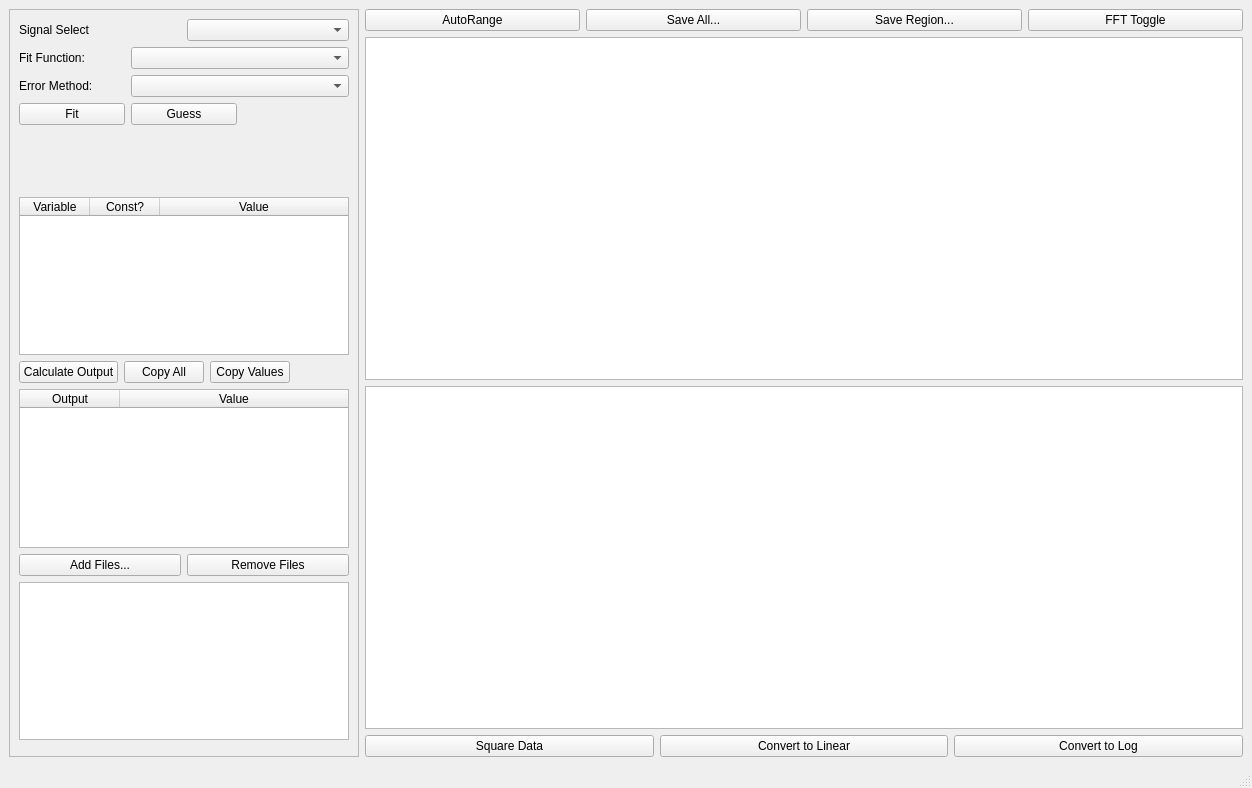
<?xml version="1.0" encoding="UTF-8"?>
<ui version="4.0">
 <class>MainWindow</class>
 <widget class="QMainWindow" name="MainWindow">
  <property name="geometry">
   <rect>
    <x>0</x>
    <y>0</y>
    <width>1252</width>
    <height>788</height>
   </rect>
  </property>
  <property name="windowTitle">
   <string>Alex Data Analyser</string>
  </property>
  <widget class="QWidget" name="centralwidget">
   <layout class="QHBoxLayout" name="horizontalLayout">
    <item>
     <widget class="QScrollArea" name="scrollArea_3">
      <property name="maximumSize">
       <size>
        <width>350</width>
        <height>16777215</height>
       </size>
      </property>
      <property name="widgetResizable">
       <bool>true</bool>
      </property>
      <widget class="QWidget" name="scrollAreaWidgetContents">
       <property name="geometry">
        <rect>
         <x>0</x>
         <y>0</y>
         <width>348</width>
         <height>713</height>
        </rect>
       </property>
       <layout class="QVBoxLayout" name="verticalLayout_4">
        <item>
         <layout class="QHBoxLayout" name="horizontalLayout_2">
          <item>
           <widget class="QLabel" name="label">
            <property name="text">
             <string>Signal Select</string>
            </property>
           </widget>
          </item>
          <item>
           <widget class="QComboBox" name="signalSelect"/>
          </item>
         </layout>
        </item>
        <item>
         <layout class="QGridLayout" name="gridLayout">
          <item row="0" column="0">
           <widget class="QLabel" name="label_2">
            <property name="text">
             <string>Fit Function:</string>
            </property>
           </widget>
          </item>
          <item row="2" column="1">
           <widget class="QPushButton" name="guessBtn">
            <property name="text">
             <string>Guess</string>
            </property>
           </widget>
          </item>
          <item row="2" column="0">
           <widget class="QPushButton" name="fitBtn">
            <property name="text">
             <string>Fit</string>
            </property>
           </widget>
          </item>
          <item row="0" column="1" colspan="2">
           <widget class="QComboBox" name="fitFctSelect"/>
          </item>
          <item row="2" column="2">
           <widget class="QLabel" name="label_3">
            <property name="text">
             <string/>
            </property>
           </widget>
          </item>
          <item row="1" column="0">
           <widget class="QLabel" name="label_4">
            <property name="text">
             <string>Error Method:</string>
            </property>
           </widget>
          </item>
          <item row="1" column="1" colspan="2">
           <widget class="QComboBox" name="errorMethodSelect"/>
          </item>
         </layout>
        </item>
        <item>
         <layout class="QHBoxLayout" name="horizontalLayout_3"/>
        </item>
        <item>
         <widget class="MatplotlibWidget" name="latexMPLholder">
          <property name="minimumSize">
           <size>
            <width>0</width>
            <height>60</height>
           </size>
          </property>
          <property name="maximumSize">
           <size>
            <width>16777215</width>
            <height>60</height>
           </size>
          </property>
         </widget>
        </item>
        <item>
         <widget class="QTableWidget" name="fitVariableTable">
          <attribute name="horizontalHeaderDefaultSectionSize">
           <number>70</number>
          </attribute>
          <attribute name="horizontalHeaderStretchLastSection">
           <bool>true</bool>
          </attribute>
          <attribute name="verticalHeaderDefaultSectionSize">
           <number>25</number>
          </attribute>
          <attribute name="verticalHeaderStretchLastSection">
           <bool>false</bool>
          </attribute>
          <column>
           <property name="text">
            <string>Variable</string>
           </property>
          </column>
          <column>
           <property name="text">
            <string>Const?</string>
           </property>
          </column>
          <column>
           <property name="text">
            <string>Value</string>
           </property>
          </column>
         </widget>
        </item>
        <item>
         <layout class="QHBoxLayout" name="horizontalLayout_7">
          <item>
           <widget class="QPushButton" name="calcOutBtn">
            <property name="text">
             <string>Calculate Output</string>
            </property>
           </widget>
          </item>
          <item>
           <widget class="QPushButton" name="exportOutputAllBtn">
            <property name="text">
             <string>Copy All</string>
            </property>
           </widget>
          </item>
          <item>
           <widget class="QPushButton" name="exportOutputValBtn">
            <property name="text">
             <string>Copy Values</string>
            </property>
           </widget>
          </item>
          <item>
           <spacer name="horizontalSpacer">
            <property name="orientation">
             <enum>Qt::Horizontal</enum>
            </property>
            <property name="sizeHint" stdset="0">
             <size>
              <width>40</width>
              <height>20</height>
             </size>
            </property>
           </spacer>
          </item>
         </layout>
        </item>
        <item>
         <widget class="QTableWidget" name="outputTable">
          <attribute name="horizontalHeaderMinimumSectionSize">
           <number>34</number>
          </attribute>
          <attribute name="horizontalHeaderStretchLastSection">
           <bool>true</bool>
          </attribute>
          <column>
           <property name="text">
            <string>Output</string>
           </property>
          </column>
          <column>
           <property name="text">
            <string>Value</string>
           </property>
          </column>
         </widget>
        </item>
        <item>
         <layout class="QHBoxLayout" name="horizontalLayout_5">
          <item>
           <widget class="QPushButton" name="addRef">
            <property name="text">
             <string>Add Files...</string>
            </property>
           </widget>
          </item>
          <item>
           <widget class="QPushButton" name="removeRef">
            <property name="text">
             <string>Remove Files</string>
            </property>
           </widget>
          </item>
         </layout>
        </item>
        <item>
         <widget class="QListWidget" name="refList"/>
        </item>
        <item>
         <spacer name="verticalSpacer">
          <property name="orientation">
           <enum>Qt::Vertical</enum>
          </property>
          <property name="sizeHint" stdset="0">
           <size>
            <width>20</width>
            <height>40</height>
           </size>
          </property>
         </spacer>
        </item>
       </layout>
      </widget>
     </widget>
    </item>
    <item>
     <layout class="QVBoxLayout" name="verticalLayout">
      <item>
       <layout class="QHBoxLayout" name="horizontalLayout_4">
        <item>
         <widget class="QPushButton" name="autoRangeBtn">
          <property name="text">
           <string>AutoRange</string>
          </property>
         </widget>
        </item>
        <item>
         <widget class="QPushButton" name="saveAllBtn">
          <property name="text">
           <string>Save All...</string>
          </property>
         </widget>
        </item>
        <item>
         <widget class="QPushButton" name="saveRegionBtn">
          <property name="text">
           <string>Save Region...</string>
          </property>
         </widget>
        </item>
        <item>
         <widget class="QPushButton" name="fftToggleBtn">
          <property name="text">
           <string>FFT Toggle</string>
          </property>
         </widget>
        </item>
       </layout>
      </item>
      <item>
       <widget class="PlotWidget" name="fullPlot"/>
      </item>
      <item>
       <widget class="PlotWidget" name="regionPlot"/>
      </item>
      <item>
       <layout class="QHBoxLayout" name="horizontalLayout_6">
        <item>
         <widget class="QPushButton" name="squareBtn">
          <property name="text">
           <string>Square Data</string>
          </property>
         </widget>
        </item>
        <item>
         <widget class="QPushButton" name="LogToLin">
          <property name="text">
           <string>Convert to Linear</string>
          </property>
         </widget>
        </item>
        <item>
         <widget class="QPushButton" name="LinToLog">
          <property name="text">
           <string>Convert to Log</string>
          </property>
         </widget>
        </item>
       </layout>
      </item>
     </layout>
    </item>
   </layout>
  </widget>
  <widget class="QMenuBar" name="menubar">
   <property name="geometry">
    <rect>
     <x>0</x>
     <y>0</y>
     <width>1252</width>
     <height>26</height>
    </rect>
   </property>
  </widget>
  <widget class="QStatusBar" name="statusbar"/>
 </widget>
 <customwidgets>
  <customwidget>
   <class>MatplotlibWidget</class>
   <extends>QWidget</extends>
   <header>matplotlibwidget</header>
  </customwidget>
  <customwidget>
   <class>PlotWidget</class>
   <extends>QGraphicsView</extends>
   <header>pyqtgraph</header>
  </customwidget>
 </customwidgets>
 <resources/>
 <connections/>
</ui>
